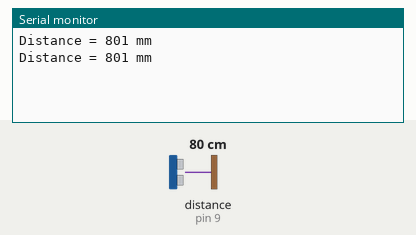
Recording of a sketch running on a simulated Arduino Uno, built with avr-gcc and run on an emulated ATmega328P. Shown: the last lines printed to the serial monitor. Wiring (inferred from the names in the program): ultrasonic range finder: trigger pin 8; echo pin 9. The test bench sets the inputs (shaded band); at power-on: distance to the obstacle (sensor on pin 9) 80 cm. The echo pulse lasts 58.3 µs per cm.

Above: at 1.8 s.
1.9 s: distance to the obstacle (sensor on pin 9) set to 2 cm
At 2.4 s:
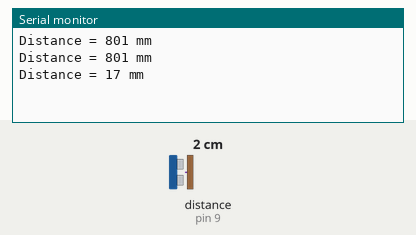
3.4 s: distance to the obstacle (sensor on pin 9) set to 4 cm
At 4.8 s:
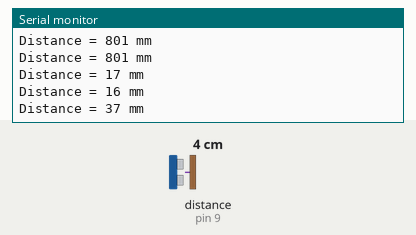
Timing chart, 0 to 6.4 s (numbered marks = the images above; inputs shaded):
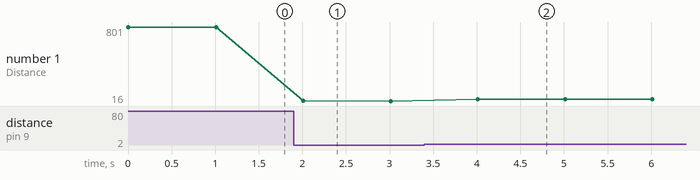

The sketch:

07_Ultrasonic-Distance-Measurement-System.ino
```cpp
// Episode 7: Ultrasonic Distance Measurement System Using HC-SR04

const int TriggerPin = 8;    // Trigger pin of ultrasonic sensor
const int EchoPin = 9;       // Echo pin of ultrasonic sensor

long Duration = 0;           // Variable to store the echo signal time

void setup()
{
  pinMode(TriggerPin, OUTPUT);   // Set Trigger pin as OUTPUT
  pinMode(EchoPin, INPUT);       // Set Echo pin as INPUT
  Serial.begin(9600);            // Start serial communication
}

void loop()
{
  // Send a 10 microsecond pulse to trigger the ultrasonic sensor

  digitalWrite(TriggerPin, LOW);     // Ensure trigger is LOW
  delayMicroseconds(2);              // Wait for 2 microseconds

  digitalWrite(TriggerPin, HIGH);    // Send HIGH pulse
  delayMicroseconds(10);             // Keep HIGH for 10 microseconds
  digitalWrite(TriggerPin, LOW);     // End the pulse

  // Measure the time taken for echo to return
  Duration = pulseIn(EchoPin, HIGH);

  // Call function to calculate distance
  long Distance_mm = Distance(Duration);

  // Print distance on Serial Monitor
  Serial.print("Distance = ");
  Serial.print(Distance_mm);
  Serial.println(" mm");

  delay(1000);   // Wait 1 second before next reading
}

// Function to convert time into distance
long Distance(long time)
{
  long DistanceCalc;

  // Calculate distance in millimeters
  DistanceCalc = ((time / 2.9) / 2);

  return DistanceCalc;   // Return calculated distance
}
```

Measured:
- after the input at 1.9 s, the serial monitor: prints a new line after 0.11 s (image 1)
- after the input at 3.4 s, the serial monitor: prints a new line after 0.61 s (image 2)
- plotted number 1: 801 → 16 after the input at 1.9 s, 16 → 37 after the input at 3.4 s
